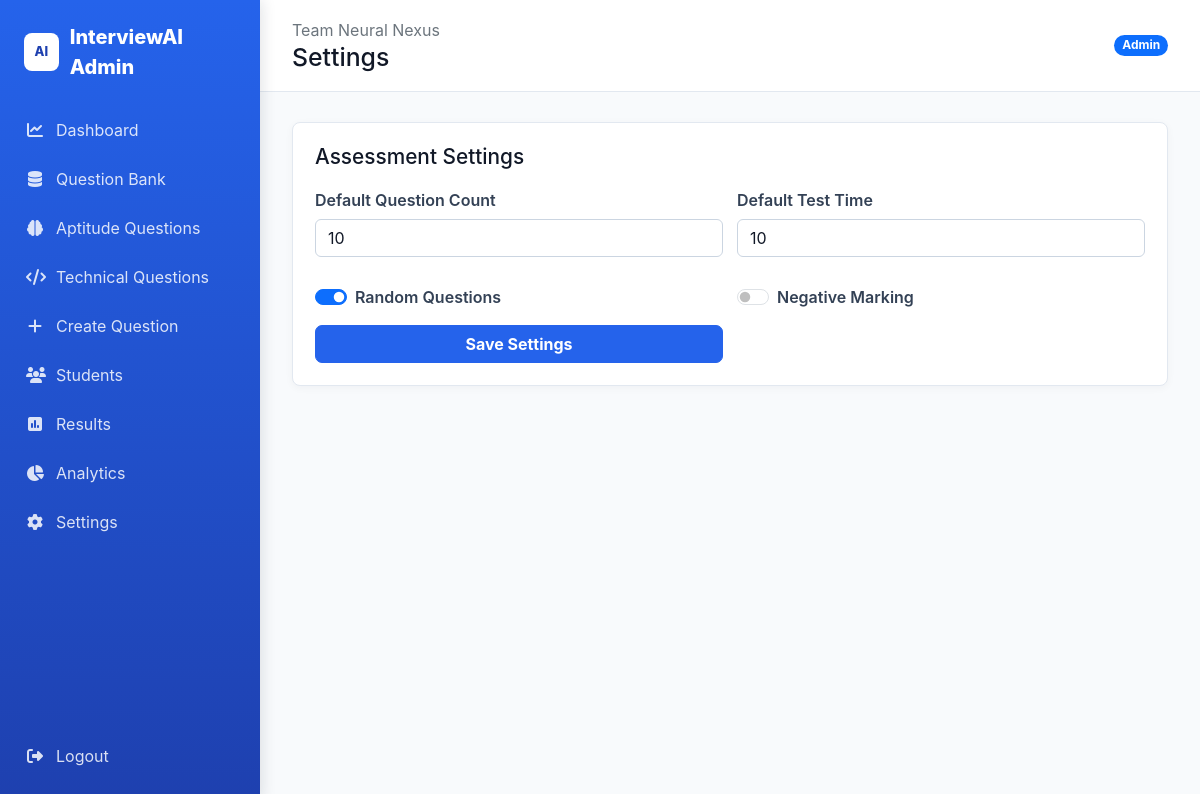
The app's page /admin/settings (signed in) with its own data.
### tables this page shows
CREATE TABLE users (
    id INTEGER PRIMARY KEY AUTOINCREMENT,
    name TEXT NOT NULL,
    email TEXT NOT NULL UNIQUE,
    password_hash TEXT NOT NULL,
    role TEXT NOT NULL DEFAULT 'student' CHECK(role IN ('student', 'admin')),
    is_active INTEGER NOT NULL DEFAULT 1,
    created_at TEXT NOT NULL DEFAULT CURRENT_TIMESTAMP
);

CREATE TABLE settings (
    id INTEGER PRIMARY KEY AUTOINCREMENT,
    setting_key TEXT NOT NULL UNIQUE,
    setting_value TEXT NOT NULL
);

### app.py (the view, shortened to what this page needs)
@app.route("/admin/settings", methods=["GET", "POST"])
@admin_required
def admin_settings():
    settings = {r["setting_key"]: r["setting_value"] for r in query("SELECT * FROM settings")}
    return render_template("admin/settings.html", settings=settings)

### app.py (called while the page is built)
@app.context_processor
def inject_user():
    user = query("SELECT * FROM users WHERE id=?", (session.get("user_id"),), one=True) if session.get("user_id") else None
    return {"current_user": user}

### utils/database.py (called while the page is built)
def get_db():
    if "db" not in g:
        db_path = Path(current_app.config["DATABASE"])
        db_path.parent.mkdir(parents=True, exist_ok=True)
        g.db = sqlite3.connect(db_path)
        g.db.row_factory = sqlite3.Row
        g.db.execute("PRAGMA foreign_keys = ON")
    return g.db

def query(sql, params=(), one=False):
    cur = get_db().execute(sql, params)
    rows = cur.fetchall()
    cur.close()
    return (rows[0] if rows else None) if one else rows

### templates/admin/settings.html
{% extends "base.html" %}
{% block page_title %}Settings{% endblock %}
{% block content %}<section class="panel glass"><h2>Assessment Settings</h2><form method="post" class="grid-form"><label>Default Question Count<input class="form-control" type="number" name="default_question_count" value="{{ settings.default_question_count }}"></label><label>Default Test Time<input class="form-control" type="number" name="default_test_time" value="{{ settings.default_test_time }}"></label><label class="form-check form-switch"><input class="form-check-input" type="checkbox" name="random_questions" value="on" {% if settings.random_questions=='on' %}checked{% endif %}> Random Questions</label><label class="form-check form-switch"><input class="form-check-input" type="checkbox" name="negative_marking" value="on" {% if settings.negative_marking=='on' %}checked{% endif %}> Negative Marking</label><button class="btn btn-primary">Save Settings</button></form></section>{% endblock %}

### templates/base.html (shortened to what this page needs)
<!doctype html>
<html lang="en">
<head>
  <link href="https://cdn.jsdelivr.net/npm/bootstrap@5.3.3/dist/css/bootstrap.min.css" rel="stylesheet">
  <link href="https://cdnjs.cloudflare.com/ajax/libs/font-awesome/6.5.2/css/all.min.css" rel="stylesheet">
  <link href="{{ url_for('static', filename='css/style.css') }}" rel="stylesheet">
  {% if request.path.startswith('/admin') %}<link href="{{ url_for('static', filename='css/admin.css') }}" rel="stylesheet">{% endif %}
</head>
<body class="app-shell{% if request.endpoint == 'login' %} login-page{% endif %}">
  {% set is_admin = request.path.startswith('/admin') %}
  {% if current_user %}
  <aside class="sidebar" id="sidebar">
    <a class="brand" href="{{ url_for('admin_dashboard' if is_admin else 'dashboard') }}"><span class="brand-mark">AI</span>{{ 'InterviewAI Admin' if is_admin else 'InterviewAI' }}</a>
    <nav class="nav flex-column">
      {% if is_admin %}
      <a class="nav-link" href="{{ url_for('admin_dashboard') }}"><i class="fa-solid fa-chart-line"></i> Dashboard</a>
      <a class="nav-link" href="{{ url_for('admin_questions') }}"><i class="fa-solid fa-database"></i> Question Bank</a>
      <a class="nav-link" href="{{ url_for('admin_questions') }}/aptitude"><i class="fa-solid fa-brain"></i> Aptitude Questions</a>
      <a class="nav-link" href="{{ url_for('admin_questions') }}/technical"><i class="fa-solid fa-code"></i> Technical Questions</a>
      <a class="nav-link" href="{{ url_for('admin_question_create') }}"><i class="fa-solid fa-plus"></i> Create Question</a>
      <a class="nav-link" href="{{ url_for('admin_students') }}"><i class="fa-solid fa-users"></i> Students</a>
      <a class="nav-link" href="{{ url_for('admin_results') }}"><i class="fa-solid fa-square-poll-vertical"></i> Results</a>
      <a class="nav-link" href="{{ url_for('admin_analytics') }}"><i class="fa-solid fa-chart-pie"></i> Analytics</a>
      <a class="nav-link" href="{{ url_for('admin_settings') }}"><i class="fa-solid fa-gear"></i> Settings</a>
      <a class="nav-link mt-auto" href="{{ url_for('admin_logout') }}"><i class="fa-solid fa-right-from-bracket"></i> Logout</a>
      {% endif %}
    </nav>
  </aside>
  {% endif %}
  <main class="{{ 'main' if current_user else '' }}{% if request.endpoint == 'login' %} login-main{% endif %}">
    {% if current_user %}
    <header class="topbar">
      <div>
        <span class="text-secondary">Team Neural Nexus</span>
        <h1>{% block page_title %}InterviewAI{% endblock %}</h1>
      </div>
      <span class="badge rounded-pill text-bg-primary">{{ current_user.role|title }}</span>
    </header>
    {% endif %}
    <section class="content-wrap{% if request.endpoint == 'login' %} login-content-wrap{% endif %}">
      {% block content %}{% endblock %}
    </section>
  </main>
  <div class="toast-container position-fixed bottom-0 end-0 p-3" id="toastBox"></div>
</body>
</html>

### static/css/style.css (style rules this page uses)
:root { --primary-blue:#2563eb; --primary-dark:#1e40af; --sidebar-blue:#1d4ed8; --background:#f8fafc; --card:#ffffff; --text:#111827; --muted:#64748b; --border:#e2e8f0; --success:#16a34a; --warning:#d97706; --danger:#dc2626; }
* { box-sizing:border-box; }
body { margin:0; min-height:100vh; color:var(--text); background:var(--background); font-family:Inter,ui-sans-serif,system-ui,-apple-system,"Segoe UI",sans-serif; }
a { color:var(--primary-blue); text-decoration:none; }
h1,h2,h3 { letter-spacing:0; }
h2 { font-size:1.3rem; }
.sidebar { position:fixed; inset:0 auto 0 0; display:flex; flex-direction:column; width:260px; padding:22px 14px; color:#fff; background:linear-gradient(180deg,#2563eb,#1e40af); z-index:30; box-shadow:2px 0 14px rgba(15,23,42,.12); }
.brand { display:flex; align-items:center; gap:11px; padding:0 10px; margin-bottom:26px; color:#fff; font-size:1.25rem; font-weight:800; }
.brand-mark { display:inline-grid; width:38px; height:38px; place-items:center; border-radius:8px; background:#fff; color:var(--primary-dark); font-size:.8rem; }
.sidebar .nav { flex:1; gap:5px; }
.nav-link { display:flex; align-items:center; gap:12px; min-height:43px; padding:10px 12px; border-radius:8px; color:rgba(255,255,255,.84); }
.nav-link i { width:18px; text-align:center; }
.main { min-height:100vh; margin-left:260px; }
.topbar { position:sticky; top:0; z-index:20; display:flex; align-items:center; justify-content:space-between; gap:16px; padding:18px 32px; background:#fff; border-bottom:1px solid var(--border); }
.topbar h1 { margin:1px 0 0; font-size:1.55rem; }
.content-wrap { padding:30px 32px; }
.glass,.panel,.stat-card,.feature-card,.auth-card { background:var(--card); border:1px solid var(--border); box-shadow:0 2px 8px rgba(15,23,42,.04); }
.panel,.stat-card,.feature-card,.auth-card { padding:22px; border-radius:8px; }
.panel h2 { margin-bottom:18px; }
.form-control,.form-select { color:var(--text); background:#fff; border-color:#cbd5e1; }
label { display:grid; gap:7px; margin-bottom:14px; color:#334155; font-weight:600; }
.btn { border-radius:7px; font-weight:700; }
.btn-primary { background:var(--primary-blue); border-color:var(--primary-blue); }
.grid-form,.filter-grid { display:grid; grid-template-columns:repeat(2,minmax(0,1fr)); gap:14px; }

### records on screen
users: role "Admin"
settings: default_question_count "10"
settings: default_test_time "10"
settings: setting_value "☑"

### other values on screen
{{ 'InterviewAI Admin' if is_admin else 'InterviewAI' }} "InterviewAI Admin"
